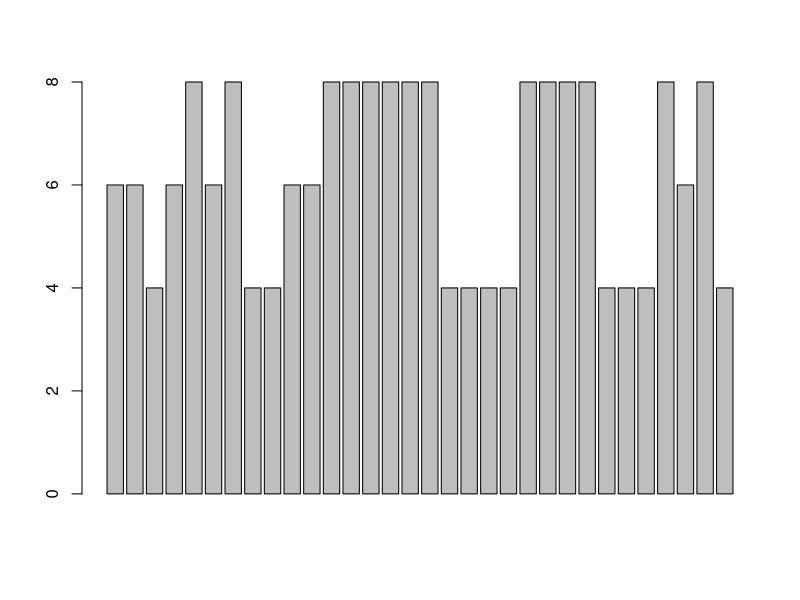
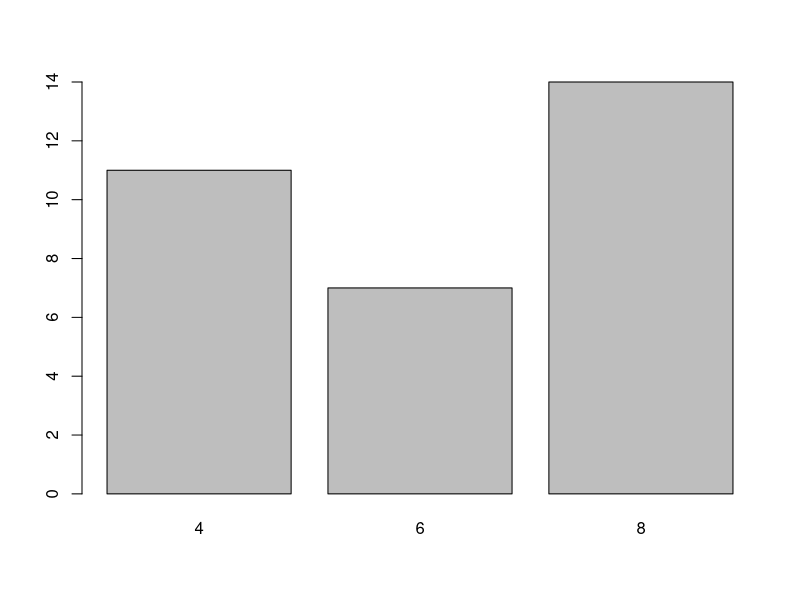
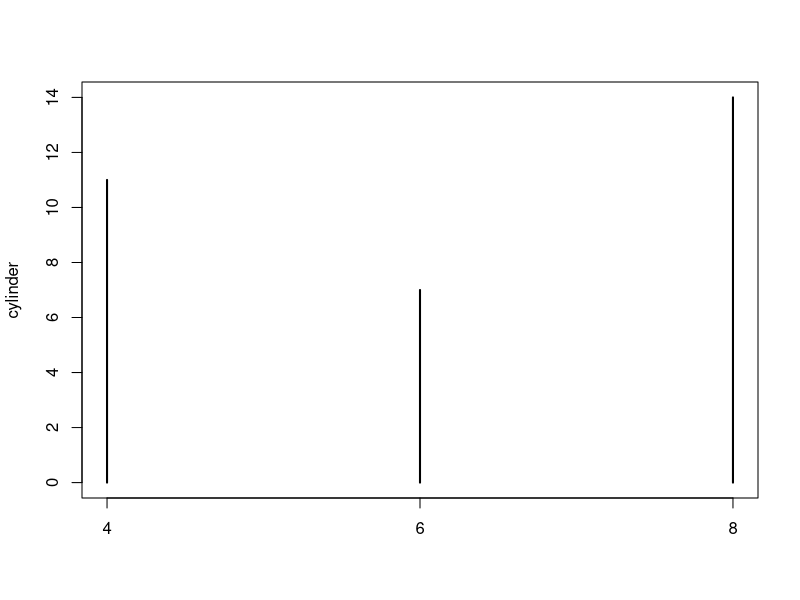

Recreate these plots in R, in order.
library(datasets)
?mtcars
x=mtcars[,]
y=as.numeric(x$cyl)
sum(y)
barplot(mtcars$cyl) #this odesnt work , so we have to reformat the table
summary(mtcars)

#procedure t find a bar chart
cylinder=table(mtcars$cyl)
barplot(cylinder)     #this gives barchart
plot(cylinder)        #this gives line chart
